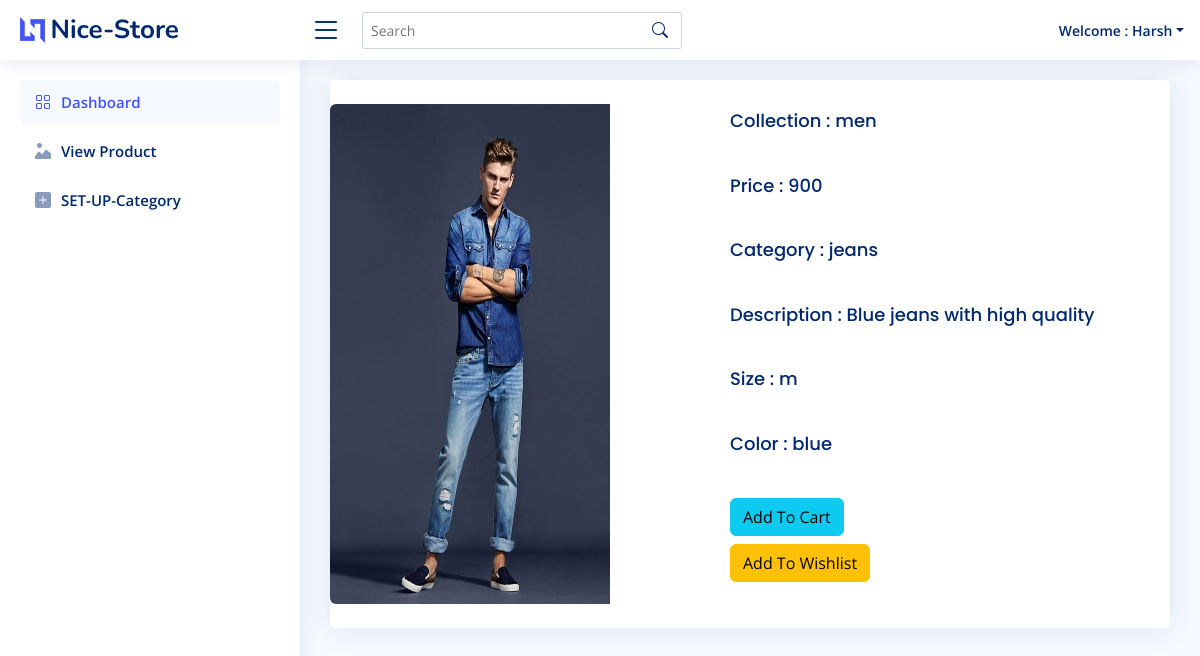
/shop/product_detail/9/ (signed in), run on the app's committed database.
### myapp/models.py (models this page shows, shortened)
class Product(models.Model):
    CHOICE1 = (
        ('men', 'Men'),  # {{ i.get_product_collection_display }} in this way capital Men ll show
        ('women', 'Women'),)
    CHOICE3 = (
        ('m', 'M'),
        ('l', 'L'),
    )
    CHOICE4 = (
        ('red', 'Red'),
        ('black', 'Black'),
        ('blue', 'Blue'),
    )
    product_seller = models.ForeignKey(UserCreate, on_delete=models.CASCADE)
    product_collection = models.CharField(max_length=100, choices=CHOICE1)
    product_category = models.ForeignKey(Category, on_delete=models.CASCADE)
    product_size = models.CharField(max_length=100, choices=CHOICE3)
    product_color = models.CharField(max_length=100, choices=CHOICE4)
    product_price = models.PositiveIntegerField()
    product_description = models.TextField()
    product_image = models.ImageField(upload_to="product_image/")

class Category(models.Model):
    category_name = models.CharField(max_length=100)
    created_by = models.ForeignKey(User, on_delete=models.SET_NULL, blank=True, null=True)
    created_at = models.DateTimeField(auto_now_add=True)
    def __str__(self):
        return self.category_name

### shop/views.py (the view)
# urls.py: path('product_detail/<int:pk>/', views.ProductDetail.as_view(), name='product_detail'),
class ProductDetail(LoginRequiredMixin, DetailView):
    model = Product
    template_name = 'product_detail.html'
    context_object_name = 'userdata'
    def get_context_data(self, **kwargs):  # if add then  remove button appear---> if in product_detail.html
        context = super().get_context_data(**kwargs)
        context['wishlist_obj'] = Wishlist.objects.filter(user=self.request.user.usercreate,
                                                          product=self.object).first()
        context['cart_obj'] = Cart.objects.filter(user=self.request.user.usercreate,
                                                  product=self.object).first()
        return context

### shop/templates/product_detail.html (shortened to what this page needs)
{% extends 'index.html' %}
{% load crispy_forms_filters %}
{% block content %}
    <main id="main" class="main">
        <div class="card mb-3">
            <div class="row g-0">
                <div class="col-md-4">
                    <img src="{{ userdata.product_image.url }}" class="img-fluid rounded-start mt-4 mb-4" alt="..."
                         style="width:500px; height:500px; "
                    >
                </div>
                <div class="col-md-8">
                    <div class="card-body" style="margin-left:100px; margin-top: 10px;">
                        <h6 class="card-title">Collection : {{ userdata.product_collection }}</h6>
                        <h6 class="card-title">Price : {{ userdata.product_price }}</h6>
                        <h6 class="card-title">Category : {{ userdata.product_category }}</h6>
                        <h6 class="card-title">Description : {{ userdata.product_description }}</h6>
                        <h6 class="card-title">Size : {{ userdata.product_size }}</h6>
                        <h6 class="card-title">Color : {{ userdata.product_color }}</h6>
                    </div>
                    <div style="margin-left:120px">
                        {% if cart_obj %}
                            <form method="post" action="{% url 'shop:remove_from_cart' cart_obj.id %}">
                                {% csrf_token %}
                                <button type="submit" class="btn btn-danger mb-2"><span
                                        class="badge bg-white text-danger "></span>Remove From Cart
                                </button>
                            </form>
                        {% else %}
                            <form method="post" action="{% url 'shop:add_to_cart' userdata.id %}">
                                <button type="submit" class="btn btn-info mb-2">
                                    Add To Cart
                                </button>
                            </form>
                        {% endif %}
                        {% if wishlist_obj %}
                            <form method="post" action="{% url 'shop:remove_item' wishlist_obj.id %}">
                                {% csrf_token %}
                                <button type="submit" class="btn btn-danger mb-2"><span
                                        class="badge bg-white text-danger "></span>Remove From Wishlist
                                </button>
                            </form>
                        {% else %}
                            <form method="post" action="{% url 'shop:add_to_wishlist' userdata.id %}">
                                <button type="submit" class="btn btn-warning mb-2">
                                    Add To Wishlist
                                </button>
                            </form>
                        {% endif %}
                    </div>
                </div>
            </div>
        </div>
    </main>
{% endblock %}

### templates/header.html (shortened to what this page needs)
{% load static %}
<header id="header" class="header fixed-top d-flex align-items-center">
    <div class="d-flex align-items-center justify-content-between">
        <a href="index.html" class="logo d-flex align-items-center">
            <img src="{% static 'assets/img/logo.png' %}" alt="">
            <span class="d-none d-lg-block">Nice-Store</span>
        </a>
        <i class="bi bi-list toggle-sidebar-btn"></i>
    </div>
    <div class="search-bar">
        <form class="search-form d-flex align-items-center" method="POST" action="#">
            <input type="text" name="query" placeholder="Search" title="Enter search keyword">
            <button type="submit" title="Search"><i class="bi bi-search"></i></button>
        </form>
    </div>
    <nav class="header-nav ms-auto">
        <ul class="d-flex align-items-center">
            {% if user.is_authenticated %}
                <li class="nav-item dropdown pe-3">
                <a class="nav-link nav-profile d-flex align-items-center pe-0" href="#" data-bs-toggle="dropdown">
                    <span class="d-none d-md-block dropdown-toggle ps-2">Welcome : {{ user.username }}</span>
                </a>
            {% endif %}
            </li>
        </ul>
    </nav>
</header>

### static/assets/css/style.css (style rules this page uses)
:root { scroll-behavior: smooth; }
body { font-family: "Open Sans", sans-serif; background: #f6f9ff; color: #444444; }
a { color: #4154f1; text-decoration: none; }
h1, h2, h3, h4, h5, h6 { font-family: "Nunito", sans-serif; }
#main { margin-top: 60px; padding: 20px 30px; transition: all 0.3s; }
.card { margin-bottom: 30px; border: none; border-radius: 5px; box-shadow: 0px 0 30px rgba(1, 41, 112, 0.1); }
.card-title { padding: 20px 0 15px 0; font-size: 18px; font-weight: 500; color: #012970; font-family: "Poppins", sans-serif; }
.card-body { padding: 0 20px 20px 20px; }
.logo { line-height: 1; }
@media (min-width: 1200px) { .logo { width: 280px; } }
.logo img { max-height: 26px; margin-right: 6px; }
.logo span { font-size: 26px; font-weight: 700; color: #012970; font-family: "Nunito", sans-serif; }
.header { transition: all 0.5s; z-index: 997; height: 60px; box-shadow: 0px 2px 20px rgba(1, 41, 112, 0.1); background-color: #fff; padding-left: 20px; }
.header .toggle-sidebar-btn { font-size: 32px; padding-left: 10px; cursor: pointer; color: #012970; }
.header .search-bar { min-width: 360px; padding: 0 20px; }
.header .search-form { width: 100%; }
.header .search-form input { border: 0; font-size: 14px; color: #012970; border: 1px solid rgba(1, 41, 112, 0.2); padding: 7px 38px 7px 8px; border-radius: 3px; transition: 0.3s; width: 100%; }
.header .search-form button { border: 0; padding: 0; margin-left: -30px; background: none; }
.header .search-form button i { color: #012970; }
.header-nav ul { list-style: none; }
.header-nav>ul { margin: 0; padding: 0; }
.header-nav .nav-profile { color: #012970; }
.header-nav .nav-profile span { font-size: 14px; font-weight: 600; }
@media (min-width: 1200px) { #main, #footer { margin-left: 300px; } }

### data on the page
Product: product_image (picture), product_collection "men", product_price "900", product_category "jeans", product_description "Blue jeans with high quality", product_size "m", product_color "blue"

### other printed values
{{ user.username }} "Harsh"
